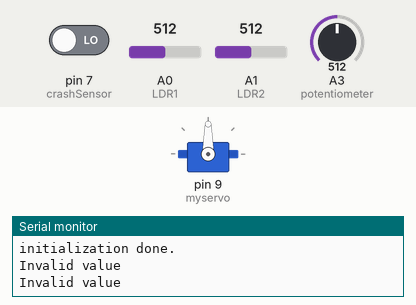
Recording of a sketch running on a simulated Arduino Uno, built with avr-gcc and run on an emulated ATmega328P. Shown: servo, the last lines printed to the serial monitor. The inputs (shaded band) are chosen by the test bench; at power-on: A0 (LDR1) = 512, A1 (LDR2) = 512, pin 7 (crashSensor) LOW, A3 (potentiometer) = 512.

Above: at 1.8 s.
1.9 s: A0 (LDR1) set to 536
At 3.0 s:
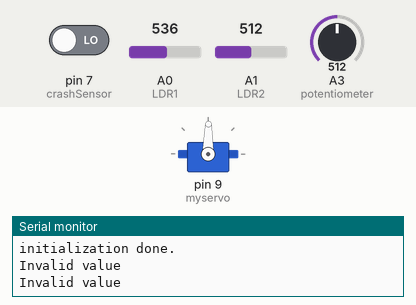
6.1 s: A0 (LDR1) set to 511
At 6.8 s:
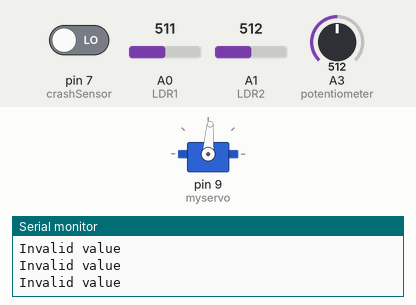
7.6 s: A1 (LDR2) set to 488
At 9.0 s:
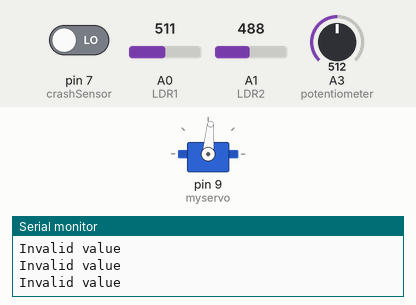
11.8 s: A1 (LDR2) set to 511
At 12.4 s:
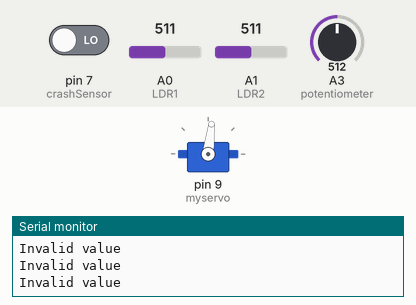
13.3 s: A0 (LDR1) set to 716
At 14.4 s:
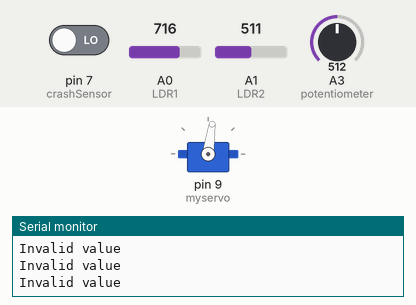
17.5 s: A0 (LDR1) set to 306
Timing chart, 0 to 42.5 s (numbered marks = the images above; inputs shaded):
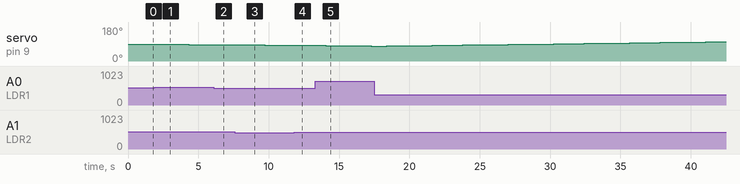

The sketch:

SmartDevice.ino
```cpp
// Real Time Clock (RTC)
#include "RTClib.h"
RTC_Millis rtc;                   // Software Real Time Clock (RTC).
DateTime rightNow;                // used to store the current time.


// Servo Motor
#include <Servo.h>
Servo myservo;

#define crashSensor         7     // Define crash sensor.
#define LDR1                A0    // Define east LDR (or first LDR).
#define LDR2                A1    // Define west LDR (or second LDR).
#define potentiometer       A3    // Define potentiometer.

#define error               10    // Define error value of LDRs whether it goes below than 10.
int servoStartingPosition = 90;   // Get the default angle for the Servo motor to start rotating the Solar Cell.


void setup() {
  myservo.attach(9);                                                // Attach the Servo to pin 9 on the Arduino Uno ReV3 board.
  pinMode(crashSensor, INPUT);                                      // Input Crash Sensor.
  pinMode(LDR1, INPUT);                                             // Input east LDR (or first LDR).
  pinMode(LDR2, INPUT);                                             // Input west LDR (or second LDR).
  pinMode(potentiometer, INPUT);                                    // Input Potentiometer.

  Serial.begin(9600);                                               // Open serial communications and wait for port to open.
    while (!Serial) {
      delay(1);                                                     // Wait for serial port to connect. Needed for native USB port only.
  }


// Real Time Clock (RTC)
  rtc.begin(DateTime(F(__DATE__), F(__TIME__)));
  Serial.println("initialization done.");
  logEvent("System Initialisation...");
}


void loop() {
  activePot();
  activeCrashSensor();                                              // Loops the crashSensor function.
  solarTracker();                                                   // Loops the SolarTracker function.
  delay(1000);                                                      // Wait for 1000 miliseconds = 1 second.
}


void logEvent(String dataToLog) {
  DateTime rightNow = rtc.now();
}


void solarTracker() {
  int LDRvalue1 = analogRead(LDR1);                                 // Get the first LDR sensor value.
  int LDRvalue2 = analogRead(LDR2);                                 // Get the second LDR sensor value.

  int compareValue1 = abs(LDRvalue1 - LDRvalue2);                   // Get the difference between first and second LDRs' values.
  int compareValue2 = abs(LDRvalue2 - LDRvalue1);                   // Get the difference between second and first LDRs' values.

  if ((compareValue1 <= error) || (compareValue2 <= error)) {       // Check both of the comparable values with error values in case that one of them got the value below the error values.
    Serial.println("Invalid value");                                // Debugging.

  } else {
    if (LDRvalue1 > LDRvalue2) {                                    // Check if the value of the first LDR is higher than second LDR.
    servoStartingPosition = --servoStartingPosition;                // Decrease the fixed angle for Servo Motor attached with Solar Cell by 1 value.
    }
    if (LDRvalue1 < LDRvalue2) {                                    // Check if the value of the first LDR is lower than second LDR.
    servoStartingPosition = ++servoStartingPosition;                // Increase the fixed angle for Sevo Motor attached with Solar Cell by 1 value.
    }
  }

  myservo.write(servoStartingPosition);                             // Write values on the servo motor.
  delay(80);                                                        // Wait for 80 miliseconds.
}

void activePot() {
  int potentiometerValue = analogRead(potentiometer);               // Get the value of the potentiometer.
}


void activeCrashSensor() {
  int crashSensorValue = digitalRead(crashSensor);                  // Get the value of Crash Sensor button. 1 is activate, while 0 is deactivate.
} 
```

Measured:
- after the input at 1.9 s, servo on pin 9 (myservo): 90° → 89° after 0.27 s, → 88° 1.1 s later, → 87° 1.1 s later, → 86° 1.1 s later
- after the input at 6.1 s, servo on pin 9 (myservo): stays 86° (without the input it goes to 85° after 0.39 s)
- after the input at 7.6 s, servo on pin 9 (myservo): 86° → 85° after 1.0 s, → 84° 1.1 s later, → 83° 1.1 s later
- after the input at 11.8 s, servo on pin 9 (myservo): stays 83° (without the input it goes to 82° after 0.09 s)
- after the input at 13.3 s, servo on pin 9 (myservo): 83° → 82° after 0.75 s, → 81° 1.1 s later, → 80° 1.1 s later, → 79° 1.1 s later
